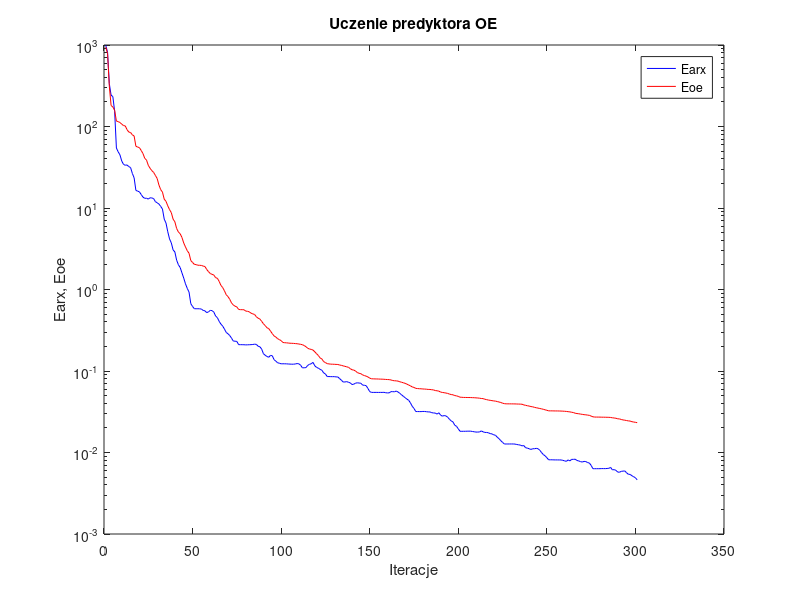
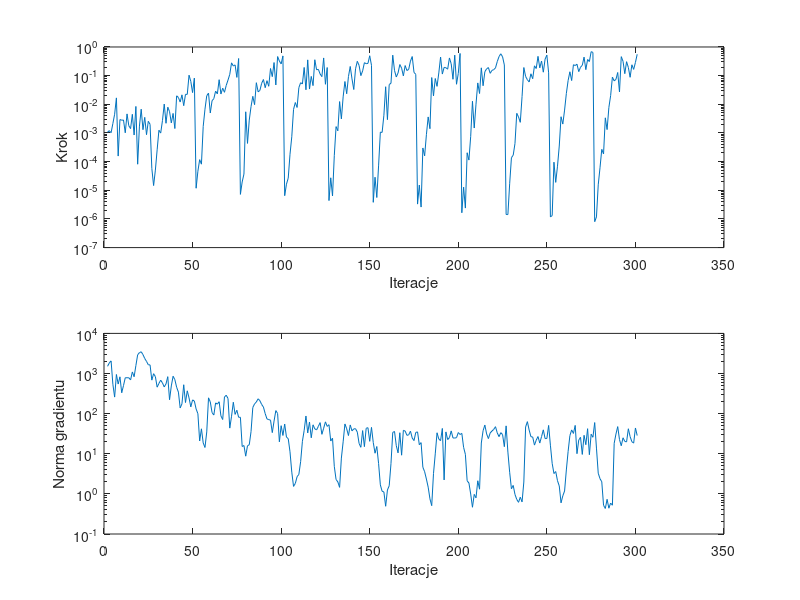

MATLAB code to generate these figures, in order:
%uczenie predyktora oe
clear all;
n=0; farx(n+1)=9.887013e+002; foe(n+1)=9.420213e+002; wspucz(n+1)=0.000000e+000; ng(n+1)=0.000000e+000;
%odnowa zmiennej metryki
n=1; farx(n+1)=8.177850e+002; foe(n+1)=7.856403e+002; krok(n+1)=1.059163e-003; ng(n+1)=1.512719e+003;
n=2; farx(n+1)=3.348693e+002; foe(n+1)=3.121174e+002; krok(n+1)=1.203868e-003; ng(n+1)=1.836140e+003;
n=3; farx(n+1)=2.427820e+002; foe(n+1)=1.813011e+002; krok(n+1)=1.019412e-003; ng(n+1)=2.063986e+003;
n=4; farx(n+1)=2.322659e+002; foe(n+1)=1.732081e+002; krok(n+1)=2.129131e-003; ng(n+1)=5.420296e+002;
n=5; farx(n+1)=1.539180e+002; foe(n+1)=1.584703e+002; krok(n+1)=4.498477e-003; ng(n+1)=2.585031e+002;
n=6; farx(n+1)=5.443923e+001; foe(n+1)=1.164424e+002; krok(n+1)=1.674442e-002; ng(n+1)=9.460493e+002;
n=7; farx(n+1)=4.893357e+001; foe(n+1)=1.148579e+002; krok(n+1)=1.562643e-004; ng(n+1)=5.461292e+002;
n=8; farx(n+1)=4.491628e+001; foe(n+1)=1.118718e+002; krok(n+1)=2.939560e-003; ng(n+1)=8.274534e+002;
n=9; farx(n+1)=3.778450e+001; foe(n+1)=1.070579e+002; krok(n+1)=2.774090e-003; ng(n+1)=3.312292e+002;
n=10; farx(n+1)=3.430588e+001; foe(n+1)=1.026586e+002; krok(n+1)=2.840497e-003; ng(n+1)=5.006852e+002;
n=11; farx(n+1)=3.346399e+001; foe(n+1)=1.017044e+002; krok(n+1)=1.013887e-003; ng(n+1)=7.844360e+002;
n=12; farx(n+1)=3.375261e+001; foe(n+1)=9.148899e+001; krok(n+1)=4.625835e-003; ng(n+1)=7.831213e+002;
n=13; farx(n+1)=3.221010e+001; foe(n+1)=8.547704e+001; krok(n+1)=1.786211e-003; ng(n+1)=7.852914e+002;
n=14; farx(n+1)=3.134027e+001; foe(n+1)=8.435545e+001; krok(n+1)=1.420248e-003; ng(n+1)=6.914645e+002;
n=15; farx(n+1)=2.657860e+001; foe(n+1)=7.908823e+001; krok(n+1)=4.474402e-003; ng(n+1)=1.095049e+003;
n=16; farx(n+1)=2.346401e+001; foe(n+1)=7.651663e+001; krok(n+1)=8.476039e-004; ng(n+1)=8.315312e+002;
n=17; farx(n+1)=1.643943e+001; foe(n+1)=5.720419e+001; krok(n+1)=8.426649e-003; ng(n+1)=1.580999e+003;
n=18; farx(n+1)=1.610070e+001; foe(n+1)=5.595296e+001; krok(n+1)=8.121727e-005; ng(n+1)=2.933524e+003;
n=19; farx(n+1)=1.578148e+001; foe(n+1)=5.501430e+001; krok(n+1)=1.735363e-003; ng(n+1)=3.311458e+003;
n=20; farx(n+1)=1.463102e+001; foe(n+1)=5.076676e+001; krok(n+1)=6.746361e-003; ng(n+1)=3.481534e+003;
n=21; farx(n+1)=1.359974e+001; foe(n+1)=4.656742e+001; krok(n+1)=1.299476e-003; ng(n+1)=2.962219e+003;
n=22; farx(n+1)=1.314301e+001; foe(n+1)=4.070063e+001; krok(n+1)=3.503934e-003; ng(n+1)=2.366746e+003;
n=23; farx(n+1)=1.319556e+001; foe(n+1)=3.870365e+001; krok(n+1)=8.713055e-004; ng(n+1)=2.003913e+003;
n=24; farx(n+1)=1.286506e+001; foe(n+1)=3.342104e+001; krok(n+1)=2.553842e-003; ng(n+1)=1.652616e+003;
n=25; farx(n+1)=1.335310e+001; foe(n+1)=3.072597e+001; krok(n+1)=2.004465e-003; ng(n+1)=1.638916e+003;
%odnowa zmiennej metryki
n=26; farx(n+1)=1.328394e+001; foe(n+1)=2.873080e+001; krok(n+1)=5.770216e-005; ng(n+1)=6.840374e+002;
n=27; farx(n+1)=1.305481e+001; foe(n+1)=2.735973e+001; krok(n+1)=1.460917e-005; ng(n+1)=9.897385e+002;
n=28; farx(n+1)=1.197209e+001; foe(n+1)=2.513600e+001; krok(n+1)=5.062882e-005; ng(n+1)=8.385183e+002;
n=29; farx(n+1)=1.159760e+001; foe(n+1)=2.304611e+001; krok(n+1)=2.594055e-004; ng(n+1)=4.569779e+002;
n=30; farx(n+1)=1.118270e+001; foe(n+1)=1.916142e+001; krok(n+1)=1.243743e-003; ng(n+1)=5.663816e+002;
n=31; farx(n+1)=1.047025e+001; foe(n+1)=1.680883e+001; krok(n+1)=9.914730e-004; ng(n+1)=6.829449e+002;
n=32; farx(n+1)=9.709927e+000; foe(n+1)=1.567034e+001; krok(n+1)=2.695374e-003; ng(n+1)=5.827542e+002;
n=33; farx(n+1)=7.301354e+000; foe(n+1)=1.282220e+001; krok(n+1)=1.019133e-002; ng(n+1)=4.640726e+002;
n=34; farx(n+1)=6.531736e+000; foe(n+1)=1.207486e+001; krok(n+1)=2.176307e-003; ng(n+1)=5.498455e+002;
n=35; farx(n+1)=5.109420e+000; foe(n+1)=1.063529e+001; krok(n+1)=7.947193e-003; ng(n+1)=8.345819e+002;
n=36; farx(n+1)=4.172229e+000; foe(n+1)=9.554047e+000; krok(n+1)=5.548179e-003; ng(n+1)=2.218652e+002;
n=37; farx(n+1)=3.728839e+000; foe(n+1)=8.774623e+000; krok(n+1)=2.241713e-003; ng(n+1)=4.906198e+002;
n=38; farx(n+1)=3.065222e+000; foe(n+1)=7.301912e+000; krok(n+1)=4.809146e-003; ng(n+1)=8.565752e+002;
n=39; farx(n+1)=2.887727e+000; foe(n+1)=6.773949e+000; krok(n+1)=1.427772e-003; ng(n+1)=7.027368e+002;
n=40; farx(n+1)=2.289674e+000; foe(n+1)=5.603442e+000; krok(n+1)=1.975379e-002; ng(n+1)=4.545761e+002;
n=41; farx(n+1)=2.011890e+000; foe(n+1)=5.072628e+000; krok(n+1)=1.729712e-002; ng(n+1)=3.441764e+002;
n=42; farx(n+1)=1.860876e+000; foe(n+1)=4.827572e+000; krok(n+1)=1.199953e-002; ng(n+1)=1.386604e+002;
n=43; farx(n+1)=1.601207e+000; foe(n+1)=4.351254e+000; krok(n+1)=2.138537e-002; ng(n+1)=1.753295e+002;
n=44; farx(n+1)=1.381724e+000; foe(n+1)=3.724463e+000; krok(n+1)=8.948804e-003; ng(n+1)=5.248483e+002;
n=45; farx(n+1)=1.172968e+000; foe(n+1)=3.325295e+000; krok(n+1)=2.223039e-002; ng(n+1)=1.890918e+002;
n=46; farx(n+1)=1.032945e+000; foe(n+1)=2.991811e+000; krok(n+1)=2.223039e-002; ng(n+1)=3.704774e+002;
n=47; farx(n+1)=9.297888e-001; foe(n+1)=2.785430e+000; krok(n+1)=1.036878e-001; ng(n+1)=2.469682e+002;
n=48; farx(n+1)=6.706123e-001; foe(n+1)=2.264355e+000; krok(n+1)=6.306675e-002; ng(n+1)=1.472881e+002;
n=49; farx(n+1)=6.181953e-001; foe(n+1)=2.146427e+000; krok(n+1)=2.560364e-002; ng(n+1)=2.201778e+002;
n=50; farx(n+1)=5.810491e-001; foe(n+1)=2.034644e+000; krok(n+1)=8.205256e-002; ng(n+1)=2.058353e+002;
%odnowa zmiennej metryki
n=51; farx(n+1)=5.806743e-001; foe(n+1)=2.018704e+000; krok(n+1)=1.178746e-005; ng(n+1)=1.307848e+002;
n=52; farx(n+1)=5.806786e-001; foe(n+1)=1.984917e+000; krok(n+1)=4.628735e-005; ng(n+1)=9.967015e+001;
n=53; farx(n+1)=5.798702e-001; foe(n+1)=1.982263e+000; krok(n+1)=1.172344e-004; ng(n+1)=2.081255e+001;
n=54; farx(n+1)=5.751629e-001; foe(n+1)=1.972876e+000; krok(n+1)=8.147519e-005; ng(n+1)=4.185705e+001;
n=55; farx(n+1)=5.536426e-001; foe(n+1)=1.938219e+000; krok(n+1)=1.694223e-003; ng(n+1)=1.863696e+001;
n=56; farx(n+1)=5.473291e-001; foe(n+1)=1.913047e+000; krok(n+1)=6.757425e-003; ng(n+1)=1.434129e+001;
n=57; farx(n+1)=5.198628e-001; foe(n+1)=1.758868e+000; krok(n+1)=1.989989e-002; ng(n+1)=3.501861e+001;
n=58; farx(n+1)=5.324356e-001; foe(n+1)=1.655217e+000; krok(n+1)=2.452306e-002; ng(n+1)=2.477434e+002;
n=59; farx(n+1)=5.545803e-001; foe(n+1)=1.569950e+000; krok(n+1)=4.974973e-003; ng(n+1)=1.957988e+002;
n=60; farx(n+1)=5.504374e-001; foe(n+1)=1.534928e+000; krok(n+1)=1.333847e-002; ng(n+1)=1.061812e+002;
n=61; farx(n+1)=5.280084e-001; foe(n+1)=1.504107e+000; krok(n+1)=1.576669e-002; ng(n+1)=9.234263e+001;
n=62; farx(n+1)=4.729015e-001; foe(n+1)=1.397920e+000; krok(n+1)=2.876644e-002; ng(n+1)=1.850935e+002;
n=63; farx(n+1)=4.510887e-001; foe(n+1)=1.372961e+000; krok(n+1)=2.307159e-002; ng(n+1)=1.725642e+002;
n=64; farx(n+1)=4.070105e-001; foe(n+1)=1.258161e+000; krok(n+1)=7.224063e-002; ng(n+1)=1.980163e+002;
n=65; farx(n+1)=3.761434e-001; foe(n+1)=1.123293e+000; krok(n+1)=2.284436e-002; ng(n+1)=8.798386e+001;
n=66; farx(n+1)=3.556428e-001; foe(n+1)=1.056426e+000; krok(n+1)=3.651364e-002; ng(n+1)=7.128961e+001;
n=67; farx(n+1)=3.268613e-001; foe(n+1)=9.628694e-001; krok(n+1)=2.622287e-002; ng(n+1)=2.598141e+002;
n=68; farx(n+1)=2.971923e-001; foe(n+1)=8.622133e-001; krok(n+1)=4.569519e-002; ng(n+1)=2.877895e+002;
n=69; farx(n+1)=2.862522e-001; foe(n+1)=8.181105e-001; krok(n+1)=7.000904e-002; ng(n+1)=2.384054e+002;
n=70; farx(n+1)=2.720364e-001; foe(n+1)=7.572133e-001; krok(n+1)=1.111619e-001; ng(n+1)=4.358195e+001;
n=71; farx(n+1)=2.528779e-001; foe(n+1)=6.841229e-001; krok(n+1)=2.800362e-001; ng(n+1)=8.613799e+001;
n=72; farx(n+1)=2.328608e-001; foe(n+1)=6.453465e-001; krok(n+1)=2.159479e-001; ng(n+1)=1.923685e+002;
n=73; farx(n+1)=2.323591e-001; foe(n+1)=6.238706e-001; krok(n+1)=2.373843e-001; ng(n+1)=9.575578e+001;
n=74; farx(n+1)=2.303993e-001; foe(n+1)=6.105558e-001; krok(n+1)=8.693674e-002; ng(n+1)=1.215781e+002;
n=75; farx(n+1)=2.105122e-001; foe(n+1)=5.693603e-001; krok(n+1)=3.963116e-001; ng(n+1)=8.106794e+001;
%odnowa zmiennej metryki
n=76; farx(n+1)=2.104195e-001; foe(n+1)=5.657702e-001; krok(n+1)=7.194757e-006; ng(n+1)=8.113434e+001;
n=77; farx(n+1)=2.103127e-001; foe(n+1)=5.654398e-001; krok(n+1)=1.954543e-005; ng(n+1)=1.513880e+001;
n=78; farx(n+1)=2.100781e-001; foe(n+1)=5.647445e-001; krok(n+1)=3.690394e-005; ng(n+1)=1.606650e+001;
n=79; farx(n+1)=2.091314e-001; foe(n+1)=5.434037e-001; krok(n+1)=5.478088e-003; ng(n+1)=8.704877e+000;
n=80; farx(n+1)=2.095976e-001; foe(n+1)=5.401743e-001; krok(n+1)=4.320082e-004; ng(n+1)=1.583105e+001;
n=81; farx(n+1)=2.100660e-001; foe(n+1)=5.323992e-001; krok(n+1)=2.817506e-003; ng(n+1)=1.674742e+001;
n=82; farx(n+1)=2.105546e-001; foe(n+1)=5.125087e-001; krok(n+1)=8.309325e-003; ng(n+1)=3.565331e+001;
n=83; farx(n+1)=2.114717e-001; foe(n+1)=5.022302e-001; krok(n+1)=1.901220e-002; ng(n+1)=1.423682e+002;
n=84; farx(n+1)=2.134167e-001; foe(n+1)=4.938898e-001; krok(n+1)=9.707132e-003; ng(n+1)=1.753449e+002;
n=85; farx(n+1)=2.121232e-001; foe(n+1)=4.631681e-001; krok(n+1)=5.671128e-002; ng(n+1)=1.952833e+002;
n=86; farx(n+1)=2.011917e-001; foe(n+1)=4.443926e-001; krok(n+1)=2.727640e-002; ng(n+1)=2.344710e+002;
n=87; farx(n+1)=1.983664e-001; foe(n+1)=4.338000e-001; krok(n+1)=3.052860e-002; ng(n+1)=2.101933e+002;
n=88; farx(n+1)=1.856719e-001; foe(n+1)=4.067596e-001; krok(n+1)=5.411858e-002; ng(n+1)=1.692704e+002;
n=89; farx(n+1)=1.629847e-001; foe(n+1)=3.799174e-001; krok(n+1)=7.326360e-002; ng(n+1)=1.458697e+002;
n=90; farx(n+1)=1.560149e-001; foe(n+1)=3.606273e-001; krok(n+1)=3.793821e-002; ng(n+1)=1.000355e+002;
n=91; farx(n+1)=1.506286e-001; foe(n+1)=3.393256e-001; krok(n+1)=6.680629e-002; ng(n+1)=7.389051e+001;
n=92; farx(n+1)=1.474454e-001; foe(n+1)=3.313249e-001; krok(n+1)=4.254539e-002; ng(n+1)=7.099721e+001;
n=93; farx(n+1)=1.554437e-001; foe(n+1)=3.088020e-001; krok(n+1)=1.775417e-001; ng(n+1)=6.884907e+001;
n=94; farx(n+1)=1.538567e-001; foe(n+1)=2.874895e-001; krok(n+1)=9.228634e-002; ng(n+1)=3.364392e+001;
n=95; farx(n+1)=1.377768e-001; foe(n+1)=2.695000e-001; krok(n+1)=2.866206e-001; ng(n+1)=6.539914e+001;
n=96; farx(n+1)=1.320762e-001; foe(n+1)=2.608430e-001; krok(n+1)=4.732206e-002; ng(n+1)=1.191203e+002;
n=97; farx(n+1)=1.261903e-001; foe(n+1)=2.491923e-001; krok(n+1)=4.635137e-001; ng(n+1)=1.009627e+002;
n=98; farx(n+1)=1.246072e-001; foe(n+1)=2.427448e-001; krok(n+1)=3.238984e-001; ng(n+1)=1.983921e+001;
n=99; farx(n+1)=1.225097e-001; foe(n+1)=2.356022e-001; krok(n+1)=2.565715e-001; ng(n+1)=5.011891e+001;
n=100; farx(n+1)=1.226789e-001; foe(n+1)=2.238836e-001; krok(n+1)=4.884576e-001; ng(n+1)=2.856885e+001;
%odnowa zmiennej metryki
n=101; farx(n+1)=1.225705e-001; foe(n+1)=2.223542e-001; krok(n+1)=6.476813e-006; ng(n+1)=5.510689e+001;
n=102; farx(n+1)=1.224397e-001; foe(n+1)=2.217137e-001; krok(n+1)=1.635753e-005; ng(n+1)=2.601078e+001;
n=103; farx(n+1)=1.219066e-001; foe(n+1)=2.204292e-001; krok(n+1)=2.657240e-005; ng(n+1)=2.378819e+001;
n=104; farx(n+1)=1.215390e-001; foe(n+1)=2.191513e-001; krok(n+1)=1.803354e-004; ng(n+1)=1.119855e+001;
n=105; farx(n+1)=1.212138e-001; foe(n+1)=2.187067e-001; krok(n+1)=7.359836e-004; ng(n+1)=3.487301e+000;
n=106; farx(n+1)=1.212555e-001; foe(n+1)=2.181619e-001; krok(n+1)=6.669234e-003; ng(n+1)=1.536065e+000;
n=107; farx(n+1)=1.219879e-001; foe(n+1)=2.170006e-001; krok(n+1)=1.153579e-002; ng(n+1)=1.819593e+000;
n=108; farx(n+1)=1.234218e-001; foe(n+1)=2.162131e-001; krok(n+1)=7.757671e-003; ng(n+1)=2.679774e+000;
n=109; farx(n+1)=1.225415e-001; foe(n+1)=2.142356e-001; krok(n+1)=3.822127e-002; ng(n+1)=3.063423e+000;
n=110; farx(n+1)=1.177326e-001; foe(n+1)=2.125330e-001; krok(n+1)=5.671128e-002; ng(n+1)=6.361086e+000;
n=111; farx(n+1)=1.093015e-001; foe(n+1)=2.102510e-001; krok(n+1)=5.119273e-002; ng(n+1)=2.045662e+001;
n=112; farx(n+1)=1.095773e-001; foe(n+1)=2.053564e-001; krok(n+1)=1.931257e-001; ng(n+1)=3.837532e+001;
n=113; farx(n+1)=1.100885e-001; foe(n+1)=1.987124e-001; krok(n+1)=3.211609e-002; ng(n+1)=8.727727e+001;
n=114; farx(n+1)=1.172417e-001; foe(n+1)=1.901220e-001; krok(n+1)=3.550835e-001; ng(n+1)=3.304496e+001;
n=115; farx(n+1)=1.207493e-001; foe(n+1)=1.861349e-001; krok(n+1)=3.406610e-002; ng(n+1)=6.186711e+001;
n=116; farx(n+1)=1.229003e-001; foe(n+1)=1.840521e-001; krok(n+1)=9.406594e-002; ng(n+1)=2.499853e+001;
n=117; farx(n+1)=1.275205e-001; foe(n+1)=1.805937e-001; krok(n+1)=4.486659e-002; ng(n+1)=5.265128e+001;
n=118; farx(n+1)=1.157504e-001; foe(n+1)=1.719134e-001; krok(n+1)=3.589327e-001; ng(n+1)=4.171669e+001;
n=119; farx(n+1)=1.108193e-001; foe(n+1)=1.628581e-001; krok(n+1)=1.601162e-001; ng(n+1)=3.929772e+001;
n=120; farx(n+1)=1.082336e-001; foe(n+1)=1.549146e-001; krok(n+1)=1.659775e-001; ng(n+1)=4.814792e+001;
n=121; farx(n+1)=1.047778e-001; foe(n+1)=1.446361e-001; krok(n+1)=1.143200e-001; ng(n+1)=5.972280e+001;
n=122; farx(n+1)=1.020420e-001; foe(n+1)=1.404986e-001; krok(n+1)=9.228634e-002; ng(n+1)=3.050658e+001;
n=123; farx(n+1)=9.481679e-002; foe(n+1)=1.303328e-001; krok(n+1)=4.147513e-001; ng(n+1)=4.328426e+001;
n=124; farx(n+1)=9.195502e-002; foe(n+1)=1.269527e-001; krok(n+1)=4.995426e-002; ng(n+1)=6.242174e+001;
n=125; farx(n+1)=8.549006e-002; foe(n+1)=1.230529e-001; krok(n+1)=1.919189e-001; ng(n+1)=4.804300e+001;
%odnowa zmiennej metryki
n=126; farx(n+1)=8.544473e-002; foe(n+1)=1.221844e-001; krok(n+1)=4.368453e-006; ng(n+1)=5.307039e+001;
n=127; farx(n+1)=8.528920e-002; foe(n+1)=1.213583e-001; krok(n+1)=2.726938e-005; ng(n+1)=2.074359e+001;
n=128; farx(n+1)=8.523095e-002; foe(n+1)=1.211410e-001; krok(n+1)=6.325379e-006; ng(n+1)=2.447835e+001;
n=129; farx(n+1)=8.528671e-002; foe(n+1)=1.208833e-001; krok(n+1)=1.614953e-004; ng(n+1)=4.857666e+000;
n=130; farx(n+1)=8.461704e-002; foe(n+1)=1.204531e-001; krok(n+1)=1.667309e-003; ng(n+1)=2.283428e+000;
n=131; farx(n+1)=8.454250e-002; foe(n+1)=1.202592e-001; krok(n+1)=1.187780e-003; ng(n+1)=1.992483e+000;
n=132; farx(n+1)=8.067575e-002; foe(n+1)=1.184812e-001; krok(n+1)=1.244697e-002; ng(n+1)=1.454197e+000;
n=133; farx(n+1)=7.719097e-002; foe(n+1)=1.173012e-001; krok(n+1)=3.096185e-003; ng(n+1)=7.806002e+000;
n=134; farx(n+1)=7.333258e-002; foe(n+1)=1.156635e-001; krok(n+1)=1.818608e-002; ng(n+1)=1.986091e+001;
n=135; farx(n+1)=7.331584e-002; foe(n+1)=1.140808e-001; krok(n+1)=6.240867e-002; ng(n+1)=5.538905e+001;
n=136; farx(n+1)=7.413013e-002; foe(n+1)=1.125551e-001; krok(n+1)=2.331822e-002; ng(n+1)=4.190611e+001;
n=137; farx(n+1)=7.271049e-002; foe(n+1)=1.110207e-001; krok(n+1)=9.327289e-002; ng(n+1)=2.842249e+001;
n=138; farx(n+1)=7.150213e-002; foe(n+1)=1.069333e-001; krok(n+1)=2.093785e-001; ng(n+1)=5.227681e+001;
n=139; farx(n+1)=6.824092e-002; foe(n+1)=1.035910e-001; krok(n+1)=7.694633e-002; ng(n+1)=3.718226e+001;
n=140; farx(n+1)=6.893120e-002; foe(n+1)=1.026664e-001; krok(n+1)=3.281725e-002; ng(n+1)=4.165393e+001;
n=141; farx(n+1)=7.092127e-002; foe(n+1)=9.989077e-002; krok(n+1)=1.738735e-001; ng(n+1)=4.211212e+001;
n=142; farx(n+1)=7.166398e-002; foe(n+1)=9.579991e-002; krok(n+1)=3.167854e-001; ng(n+1)=3.455983e+001;
n=143; farx(n+1)=7.118711e-002; foe(n+1)=9.371052e-002; krok(n+1)=2.268451e-001; ng(n+1)=1.809318e+001;
n=144; farx(n+1)=7.076908e-002; foe(n+1)=9.271196e-002; krok(n+1)=1.001107e-001; ng(n+1)=1.448864e+001;
n=145; farx(n+1)=6.714305e-002; foe(n+1)=8.951761e-002; krok(n+1)=1.463429e-001; ng(n+1)=3.777963e+001;
n=146; farx(n+1)=6.682427e-002; foe(n+1)=8.795860e-002; krok(n+1)=2.833785e-001; ng(n+1)=1.504441e+001;
n=147; farx(n+1)=6.599011e-002; foe(n+1)=8.643386e-002; krok(n+1)=2.611580e-001; ng(n+1)=4.310138e+001;
n=148; farx(n+1)=6.105966e-002; foe(n+1)=8.451979e-002; krok(n+1)=2.670983e-001; ng(n+1)=4.466323e+001;
n=149; farx(n+1)=5.584424e-002; foe(n+1)=8.173227e-002; krok(n+1)=4.951781e-001; ng(n+1)=2.041209e+001;
n=150; farx(n+1)=5.465146e-002; foe(n+1)=8.023101e-002; krok(n+1)=2.293950e-001; ng(n+1)=4.545084e+001;
%odnowa zmiennej metryki
n=151; farx(n+1)=5.465066e-002; foe(n+1)=8.015064e-002; krok(n+1)=3.799239e-006; ng(n+1)=1.907590e+001;
n=152; farx(n+1)=5.464594e-002; foe(n+1)=7.993945e-002; krok(n+1)=2.857275e-005; ng(n+1)=1.031492e+001;
n=153; farx(n+1)=5.464744e-002; foe(n+1)=7.986621e-002; krok(n+1)=5.597181e-006; ng(n+1)=1.516658e+001;
n=154; farx(n+1)=5.458265e-002; foe(n+1)=7.972225e-002; krok(n+1)=7.092424e-005; ng(n+1)=5.741070e+000;
n=155; farx(n+1)=5.466140e-002; foe(n+1)=7.948753e-002; krok(n+1)=1.070672e-003; ng(n+1)=1.677267e+000;
n=156; farx(n+1)=5.458963e-002; foe(n+1)=7.941767e-002; krok(n+1)=1.043848e-003; ng(n+1)=1.160464e+000;
n=157; farx(n+1)=5.477234e-002; foe(n+1)=7.915067e-002; krok(n+1)=4.150488e-003; ng(n+1)=1.117138e+000;
n=158; farx(n+1)=5.415376e-002; foe(n+1)=7.882206e-002; krok(n+1)=4.102628e-002; ng(n+1)=4.916471e-001;
n=159; farx(n+1)=5.384210e-002; foe(n+1)=7.857482e-002; krok(n+1)=2.918223e-003; ng(n+1)=1.250989e+000;
n=160; farx(n+1)=5.398659e-002; foe(n+1)=7.839473e-002; krok(n+1)=4.895097e-002; ng(n+1)=1.593364e+000;
n=161; farx(n+1)=5.581185e-002; foe(n+1)=7.767091e-002; krok(n+1)=5.424665e-002; ng(n+1)=5.664734e+000;
n=162; farx(n+1)=5.579938e-002; foe(n+1)=7.642587e-002; krok(n+1)=5.183452e-001; ng(n+1)=3.403488e+001;
n=163; farx(n+1)=5.563942e-002; foe(n+1)=7.592184e-002; krok(n+1)=1.514569e-001; ng(n+1)=3.592959e+001;
n=164; farx(n+1)=5.675859e-002; foe(n+1)=7.570313e-002; krok(n+1)=8.973423e-002; ng(n+1)=1.590196e+001;
n=165; farx(n+1)=5.523771e-002; foe(n+1)=7.514377e-002; krok(n+1)=1.245141e-001; ng(n+1)=1.051654e+001;
n=166; farx(n+1)=5.318738e-002; foe(n+1)=7.376816e-002; krok(n+1)=2.442288e-001; ng(n+1)=3.343517e+001;
n=167; farx(n+1)=5.096178e-002; foe(n+1)=7.275564e-002; krok(n+1)=1.827549e-001; ng(n+1)=9.208970e+000;
n=168; farx(n+1)=4.888285e-002; foe(n+1)=7.171160e-002; krok(n+1)=9.809225e-002; ng(n+1)=3.839345e+001;
n=169; farx(n+1)=4.707372e-002; foe(n+1)=7.054012e-002; krok(n+1)=2.250273e-001; ng(n+1)=3.680438e+001;
n=170; farx(n+1)=4.516906e-002; foe(n+1)=6.897149e-002; krok(n+1)=1.507961e-001; ng(n+1)=2.878678e+001;
n=171; farx(n+1)=4.372002e-002; foe(n+1)=6.725708e-002; krok(n+1)=1.653712e-001; ng(n+1)=2.961965e+001;
n=172; farx(n+1)=4.061812e-002; foe(n+1)=6.572627e-002; krok(n+1)=3.224739e-001; ng(n+1)=3.658369e+001;
n=173; farx(n+1)=3.689753e-002; foe(n+1)=6.378465e-002; krok(n+1)=4.641165e-001; ng(n+1)=2.472465e+001;
n=174; farx(n+1)=3.472283e-002; foe(n+1)=6.287251e-002; krok(n+1)=1.297327e-001; ng(n+1)=2.128887e+001;
n=175; farx(n+1)=3.180215e-002; foe(n+1)=6.121761e-002; krok(n+1)=1.111619e-001; ng(n+1)=3.403823e+001;
%odnowa zmiennej metryki
n=176; farx(n+1)=3.179918e-002; foe(n+1)=6.093130e-002; krok(n+1)=3.294814e-006; ng(n+1)=3.509727e+001;
n=177; farx(n+1)=3.176990e-002; foe(n+1)=6.060084e-002; krok(n+1)=1.519948e-005; ng(n+1)=1.678583e+001;
n=178; farx(n+1)=3.176422e-002; foe(n+1)=6.052667e-002; krok(n+1)=2.595332e-006; ng(n+1)=1.895030e+001;
n=179; farx(n+1)=3.189547e-002; foe(n+1)=6.017328e-002; krok(n+1)=3.000226e-004; ng(n+1)=4.610740e+000;
n=180; farx(n+1)=3.187270e-002; foe(n+1)=6.004662e-002; krok(n+1)=1.592395e-004; ng(n+1)=3.566913e+000;
n=181; farx(n+1)=3.169333e-002; foe(n+1)=5.979506e-002; krok(n+1)=8.714006e-004; ng(n+1)=2.340656e+000;
n=182; farx(n+1)=3.147239e-002; foe(n+1)=5.942703e-002; krok(n+1)=3.625910e-003; ng(n+1)=1.470461e+000;
n=183; farx(n+1)=3.147054e-002; foe(n+1)=5.938893e-002; krok(n+1)=1.406933e-003; ng(n+1)=7.515016e-001;
n=184; farx(n+1)=3.083522e-002; foe(n+1)=5.893786e-002; krok(n+1)=8.589342e-002; ng(n+1)=5.088469e-001;
n=185; farx(n+1)=3.054982e-002; foe(n+1)=5.863871e-002; krok(n+1)=1.960331e-002; ng(n+1)=3.197237e+000;
n=186; farx(n+1)=3.047982e-002; foe(n+1)=5.753651e-002; krok(n+1)=7.951514e-002; ng(n+1)=9.953126e+000;
n=187; farx(n+1)=2.959186e-002; foe(n+1)=5.722164e-002; krok(n+1)=4.226396e-002; ng(n+1)=3.334599e+001;
n=188; farx(n+1)=3.072760e-002; foe(n+1)=5.662947e-002; krok(n+1)=1.241227e-001; ng(n+1)=2.328888e+001;
n=189; farx(n+1)=2.879056e-002; foe(n+1)=5.517865e-002; krok(n+1)=4.461084e-001; ng(n+1)=2.121217e+001;
n=190; farx(n+1)=2.792849e-002; foe(n+1)=5.455647e-002; krok(n+1)=1.136129e-001; ng(n+1)=4.274897e+001;
n=191; farx(n+1)=2.838713e-002; foe(n+1)=5.420839e-002; krok(n+1)=1.940886e-001; ng(n+1)=2.227226e+000;
n=192; farx(n+1)=2.813799e-002; foe(n+1)=5.364180e-002; krok(n+1)=1.892883e-001; ng(n+1)=3.506431e+001;
n=193; farx(n+1)=2.711919e-002; foe(n+1)=5.311192e-002; krok(n+1)=1.677703e-001; ng(n+1)=2.258895e+001;
n=194; farx(n+1)=2.559147e-002; foe(n+1)=5.210642e-002; krok(n+1)=4.144507e-001; ng(n+1)=2.524332e+001;
n=195; farx(n+1)=2.443560e-002; foe(n+1)=5.139224e-002; krok(n+1)=2.591726e-001; ng(n+1)=3.713647e+001;
n=196; farx(n+1)=2.372349e-002; foe(n+1)=5.105353e-002; krok(n+1)=7.470580e-002; ng(n+1)=2.479249e+001;
n=197; farx(n+1)=2.163868e-002; foe(n+1)=4.995500e-002; krok(n+1)=5.189310e-001; ng(n+1)=2.462030e+001;
n=198; farx(n+1)=2.095629e-002; foe(n+1)=4.955100e-002; krok(n+1)=5.005537e-002; ng(n+1)=2.520696e+001;
n=199; farx(n+1)=1.951009e-002; foe(n+1)=4.878619e-002; krok(n+1)=1.202721e-001; ng(n+1)=3.380214e+001;
n=200; farx(n+1)=1.819867e-002; foe(n+1)=4.768584e-002; krok(n+1)=5.945315e-001; ng(n+1)=3.017690e+001;
%odnowa zmiennej metryki
n=201; farx(n+1)=1.819919e-002; foe(n+1)=4.757948e-002; krok(n+1)=1.642963e-006; ng(n+1)=3.221075e+001;
n=202; farx(n+1)=1.821429e-002; foe(n+1)=4.738140e-002; krok(n+1)=1.285784e-005; ng(n+1)=1.444878e+001;
n=203; farx(n+1)=1.821527e-002; foe(n+1)=4.736650e-002; krok(n+1)=2.392982e-006; ng(n+1)=9.675490e+000;
n=204; farx(n+1)=1.826073e-002; foe(n+1)=4.729962e-002; krok(n+1)=2.039564e-004; ng(n+1)=2.115956e+000;
n=205; farx(n+1)=1.827188e-002; foe(n+1)=4.727392e-002; krok(n+1)=1.133097e-004; ng(n+1)=1.867919e+000;
n=206; farx(n+1)=1.827202e-002; foe(n+1)=4.723063e-002; krok(n+1)=7.581588e-004; ng(n+1)=9.921269e-001;
n=207; farx(n+1)=1.810150e-002; foe(n+1)=4.710296e-002; krok(n+1)=1.278285e-002; ng(n+1)=4.644818e-001;
n=208; farx(n+1)=1.797401e-002; foe(n+1)=4.702746e-002; krok(n+1)=1.486486e-003; ng(n+1)=9.721117e-001;
n=209; farx(n+1)=1.780159e-002; foe(n+1)=4.681961e-002; krok(n+1)=1.012568e-002; ng(n+1)=7.978103e-001;
n=210; farx(n+1)=1.782919e-002; foe(n+1)=4.666046e-002; krok(n+1)=5.576964e-002; ng(n+1)=2.123555e+000;
n=211; farx(n+1)=1.786636e-002; foe(n+1)=4.638373e-002; krok(n+1)=2.378798e-002; ng(n+1)=1.308886e+000;
n=212; farx(n+1)=1.840327e-002; foe(n+1)=4.599536e-002; krok(n+1)=1.872762e-001; ng(n+1)=1.852270e+001;
n=213; farx(n+1)=1.793441e-002; foe(n+1)=4.584833e-002; krok(n+1)=4.438543e-002; ng(n+1)=3.762119e+001;
n=214; farx(n+1)=1.763633e-002; foe(n+1)=4.501123e-002; krok(n+1)=1.372911e-001; ng(n+1)=5.191201e+001;
n=215; farx(n+1)=1.762128e-002; foe(n+1)=4.456042e-002; krok(n+1)=1.732520e-001; ng(n+1)=3.118242e+001;
n=216; farx(n+1)=1.746858e-002; foe(n+1)=4.399134e-002; krok(n+1)=1.913888e-001; ng(n+1)=2.388504e+001;
n=217; farx(n+1)=1.705704e-002; foe(n+1)=4.368106e-002; krok(n+1)=1.204927e-001; ng(n+1)=3.295870e+001;
n=218; farx(n+1)=1.691827e-002; foe(n+1)=4.331206e-002; krok(n+1)=1.525346e-001; ng(n+1)=3.682707e+001;
n=219; farx(n+1)=1.648910e-002; foe(n+1)=4.293639e-002; krok(n+1)=1.620110e-001; ng(n+1)=4.038182e+001;
n=220; farx(n+1)=1.626917e-002; foe(n+1)=4.270700e-002; krok(n+1)=1.865388e-001; ng(n+1)=4.730885e+001;
n=221; farx(n+1)=1.541576e-002; foe(n+1)=4.217718e-002; krok(n+1)=3.091610e-001; ng(n+1)=3.320642e+001;
n=222; farx(n+1)=1.477213e-002; foe(n+1)=4.165259e-002; krok(n+1)=4.635137e-001; ng(n+1)=2.669090e+001;
n=223; farx(n+1)=1.396682e-002; foe(n+1)=4.107475e-002; krok(n+1)=5.792353e-001; ng(n+1)=3.359211e+001;
n=224; farx(n+1)=1.331263e-002; foe(n+1)=4.027509e-002; krok(n+1)=4.536903e-001; ng(n+1)=3.002841e+001;
n=225; farx(n+1)=1.271966e-002; foe(n+1)=3.976200e-002; krok(n+1)=2.353350e-001; ng(n+1)=1.502595e+001;
%odnowa zmiennej metryki
n=226; farx(n+1)=1.271956e-002; foe(n+1)=3.955295e-002; krok(n+1)=1.430422e-006; ng(n+1)=4.955573e+001;
n=227; farx(n+1)=1.272033e-002; foe(n+1)=3.954091e-002; krok(n+1)=1.418671e-006; ng(n+1)=1.100965e+001;
n=228; farx(n+1)=1.272372e-002; foe(n+1)=3.952933e-002; krok(n+1)=1.684728e-005; ng(n+1)=3.462069e+000;
n=229; farx(n+1)=1.272964e-002; foe(n+1)=3.950901e-002; krok(n+1)=1.374956e-004; ng(n+1)=1.338191e+000;
n=230; farx(n+1)=1.272472e-002; foe(n+1)=3.948509e-002; krok(n+1)=1.673718e-004; ng(n+1)=1.625263e+000;
n=231; farx(n+1)=1.268924e-002; foe(n+1)=3.946230e-002; krok(n+1)=4.283785e-004; ng(n+1)=9.697017e-001;
n=232; farx(n+1)=1.253870e-002; foe(n+1)=3.935613e-002; krok(n+1)=4.838912e-003; ng(n+1)=7.292256e-001;
n=233; farx(n+1)=1.243733e-002; foe(n+1)=3.930810e-002; krok(n+1)=3.621201e-003; ng(n+1)=6.161465e-001;
n=234; farx(n+1)=1.232994e-002; foe(n+1)=3.923698e-002; krok(n+1)=2.349366e-003; ng(n+1)=8.267225e-001;
n=235; farx(n+1)=1.205812e-002; foe(n+1)=3.909601e-002; krok(n+1)=1.871346e-002; ng(n+1)=6.315747e-001;
n=236; farx(n+1)=1.216750e-002; foe(n+1)=3.831464e-002; krok(n+1)=1.919189e-001; ng(n+1)=1.976402e+000;
n=237; farx(n+1)=1.143950e-002; foe(n+1)=3.795407e-002; krok(n+1)=9.353615e-002; ng(n+1)=4.642647e+001;
n=238; farx(n+1)=1.131951e-002; foe(n+1)=3.746390e-002; krok(n+1)=7.224169e-002; ng(n+1)=6.317035e+001;
n=239; farx(n+1)=1.112072e-002; foe(n+1)=3.716055e-002; krok(n+1)=6.004768e-002; ng(n+1)=3.901621e+001;
n=240; farx(n+1)=1.090458e-002; foe(n+1)=3.660728e-002; krok(n+1)=1.160291e-001; ng(n+1)=2.659444e+001;
n=241; farx(n+1)=1.112923e-002; foe(n+1)=3.637772e-002; krok(n+1)=7.808311e-002; ng(n+1)=2.619566e+001;
n=242; farx(n+1)=1.111665e-002; foe(n+1)=3.580156e-002; krok(n+1)=2.203117e-001; ng(n+1)=1.643485e+001;
n=243; farx(n+1)=1.125620e-002; foe(n+1)=3.542833e-002; krok(n+1)=1.775417e-001; ng(n+1)=2.183971e+001;
n=244; farx(n+1)=1.112775e-002; foe(n+1)=3.506376e-002; krok(n+1)=4.714530e-001; ng(n+1)=2.687244e+001;
n=245; farx(n+1)=1.066239e-002; foe(n+1)=3.467450e-002; krok(n+1)=1.867662e-001; ng(n+1)=1.846896e+001;
n=246; farx(n+1)=9.983750e-003; foe(n+1)=3.433722e-002; krok(n+1)=3.238984e-001; ng(n+1)=2.677286e+001;
n=247; farx(n+1)=9.437749e-003; foe(n+1)=3.388318e-002; krok(n+1)=1.320338e-001; ng(n+1)=3.945472e+001;
n=248; farx(n+1)=9.107587e-003; foe(n+1)=3.342561e-002; krok(n+1)=3.768236e-001; ng(n+1)=2.389793e+001;
n=249; farx(n+1)=8.633333e-003; foe(n+1)=3.295572e-002; krok(n+1)=5.203615e-001; ng(n+1)=2.402396e+001;
n=250; farx(n+1)=8.138348e-003; foe(n+1)=3.245537e-002; krok(n+1)=1.253606e-001; ng(n+1)=5.085924e+001;
%odnowa zmiennej metryki
n=251; farx(n+1)=8.138595e-003; foe(n+1)=3.243689e-002; krok(n+1)=1.176374e-006; ng(n+1)=1.634715e+001;
n=252; farx(n+1)=8.138559e-003; foe(n+1)=3.243409e-002; krok(n+1)=1.306002e-006; ng(n+1)=5.758640e+000;
n=253; farx(n+1)=8.115753e-003; foe(n+1)=3.237392e-002; krok(n+1)=9.560737e-005; ng(n+1)=3.215115e+000;
n=254; farx(n+1)=8.113305e-003; foe(n+1)=3.236250e-002; krok(n+1)=1.886969e-005; ng(n+1)=3.608137e+000;
n=255; farx(n+1)=8.108857e-003; foe(n+1)=3.234694e-002; krok(n+1)=6.933884e-005; ng(n+1)=2.133337e+000;
n=256; farx(n+1)=8.105021e-003; foe(n+1)=3.230728e-002; krok(n+1)=3.505202e-004; ng(n+1)=1.573763e+000;
n=257; farx(n+1)=8.101085e-003; foe(n+1)=3.225281e-002; krok(n+1)=3.683227e-003; ng(n+1)=5.981024e-001;
n=258; farx(n+1)=8.019086e-003; foe(n+1)=3.216517e-002; krok(n+1)=2.043687e-003; ng(n+1)=8.941417e-001;
n=259; farx(n+1)=7.900401e-003; foe(n+1)=3.205385e-002; krok(n+1)=6.283621e-003; ng(n+1)=1.178660e+000;
n=260; farx(n+1)=7.790299e-003; foe(n+1)=3.191825e-002; krok(n+1)=2.384691e-002; ng(n+1)=3.949508e+000;
n=261; farx(n+1)=8.115786e-003; foe(n+1)=3.169345e-002; krok(n+1)=6.754791e-002; ng(n+1)=1.144235e+001;
n=262; farx(n+1)=7.891189e-003; foe(n+1)=3.150683e-002; krok(n+1)=1.365450e-001; ng(n+1)=2.835254e+001;
n=263; farx(n+1)=8.239768e-003; foe(n+1)=3.116113e-002; krok(n+1)=6.736795e-002; ng(n+1)=3.929630e+001;
n=264; farx(n+1)=8.236076e-003; foe(n+1)=3.093763e-002; krok(n+1)=2.405585e-001; ng(n+1)=3.211018e+001;
n=265; farx(n+1)=8.276286e-003; foe(n+1)=3.032127e-002; krok(n+1)=2.249366e-001; ng(n+1)=5.090204e+001;
n=266; farx(n+1)=7.981112e-003; foe(n+1)=3.006260e-002; krok(n+1)=2.507999e-001; ng(n+1)=1.004117e+001;
n=267; farx(n+1)=7.878529e-003; foe(n+1)=2.988458e-002; krok(n+1)=1.380129e-001; ng(n+1)=2.196021e+001;
n=268; farx(n+1)=7.731436e-003; foe(n+1)=2.960577e-002; krok(n+1)=1.961845e-001; ng(n+1)=2.570774e+001;
n=269; farx(n+1)=7.637837e-003; foe(n+1)=2.937798e-002; krok(n+1)=2.301336e-001; ng(n+1)=9.621568e+000;
n=270; farx(n+1)=7.780265e-003; foe(n+1)=2.912967e-002; krok(n+1)=4.429363e-001; ng(n+1)=2.886859e+001;
n=271; farx(n+1)=7.738181e-003; foe(n+1)=2.900113e-002; krok(n+1)=1.620110e-001; ng(n+1)=1.682903e+001;
n=272; farx(n+1)=7.523273e-003; foe(n+1)=2.876180e-002; krok(n+1)=3.655097e-001; ng(n+1)=4.215224e+001;
n=273; farx(n+1)=7.428111e-003; foe(n+1)=2.856690e-002; krok(n+1)=3.098762e-001; ng(n+1)=9.468385e+000;
n=274; farx(n+1)=6.943935e-003; foe(n+1)=2.797536e-002; krok(n+1)=6.871474e-001; ng(n+1)=3.073164e+001;
n=275; farx(n+1)=6.329252e-003; foe(n+1)=2.742037e-002; krok(n+1)=6.449478e-001; ng(n+1)=2.575502e+001;
%odnowa zmiennej metryki
n=276; farx(n+1)=6.328580e-003; foe(n+1)=2.722161e-002; krok(n+1)=8.022765e-007; ng(n+1)=5.992088e+001;
n=277; farx(n+1)=6.329073e-003; foe(n+1)=2.720918e-002; krok(n+1)=1.176374e-006; ng(n+1)=1.383174e+001;
n=278; farx(n+1)=6.330703e-003; foe(n+1)=2.719868e-002; krok(n+1)=1.552186e-005; ng(n+1)=3.275704e+000;
n=279; farx(n+1)=6.331692e-003; foe(n+1)=2.718058e-002; krok(n+1)=6.097986e-005; ng(n+1)=2.391896e+000;
n=280; farx(n+1)=6.350396e-003; foe(n+1)=2.711793e-002; krok(n+1)=2.681146e-004; ng(n+1)=2.002845e+000;
n=281; farx(n+1)=6.347092e-003; foe(n+1)=2.711511e-002; krok(n+1)=1.858107e-004; ng(n+1)=5.197431e-001;
n=282; farx(n+1)=6.342649e-003; foe(n+1)=2.708845e-002; krok(n+1)=3.374186e-003; ng(n+1)=4.329797e-001;
n=283; farx(n+1)=6.369096e-003; foe(n+1)=2.704463e-002; krok(n+1)=1.310706e-003; ng(n+1)=7.336021e-001;
n=284; farx(n+1)=6.401960e-003; foe(n+1)=2.702186e-002; krok(n+1)=7.713140e-003; ng(n+1)=4.392651e-001;
n=285; farx(n+1)=6.560966e-003; foe(n+1)=2.690817e-002; krok(n+1)=2.011176e-002; ng(n+1)=5.900451e-001;
n=286; farx(n+1)=6.116867e-003; foe(n+1)=2.667391e-002; krok(n+1)=8.877087e-002; ng(n+1)=5.219611e-001;
n=287; farx(n+1)=6.169747e-003; foe(n+1)=2.651344e-002; krok(n+1)=6.561970e-002; ng(n+1)=1.819292e+001;
n=288; farx(n+1)=6.034757e-003; foe(n+1)=2.630535e-002; krok(n+1)=7.406706e-002; ng(n+1)=3.091144e+001;
n=289; farx(n+1)=5.757844e-003; foe(n+1)=2.590984e-002; krok(n+1)=1.288588e-001; ng(n+1)=4.749501e+001;
n=290; farx(n+1)=5.724178e-003; foe(n+1)=2.583421e-002; krok(n+1)=2.693892e-002; ng(n+1)=2.251110e+001;
n=291; farx(n+1)=5.876988e-003; foe(n+1)=2.540562e-002; krok(n+1)=4.602673e-001; ng(n+1)=1.584095e+001;
n=292; farx(n+1)=5.906405e-003; foe(n+1)=2.510775e-002; krok(n+1)=3.164556e-001; ng(n+1)=2.501081e+001;
n=293; farx(n+1)=5.945367e-003; foe(n+1)=2.490726e-002; krok(n+1)=1.171506e-001; ng(n+1)=2.030486e+001;
n=294; farx(n+1)=5.634795e-003; foe(n+1)=2.467643e-002; krok(n+1)=3.072829e-001; ng(n+1)=1.976812e+001;
n=295; farx(n+1)=5.409497e-003; foe(n+1)=2.442541e-002; krok(n+1)=1.931257e-001; ng(n+1)=4.201111e+001;
n=296; farx(n+1)=5.383741e-003; foe(n+1)=2.432246e-002; krok(n+1)=8.764941e-002; ng(n+1)=2.677160e+001;
n=297; farx(n+1)=5.189281e-003; foe(n+1)=2.389752e-002; krok(n+1)=2.393567e-001; ng(n+1)=1.991717e+001;
n=298; farx(n+1)=5.043994e-003; foe(n+1)=2.364963e-002; krok(n+1)=1.653712e-001; ng(n+1)=1.843508e+001;
n=299; farx(n+1)=4.899415e-003; foe(n+1)=2.346164e-002; krok(n+1)=2.893371e-001; ng(n+1)=4.388746e+001;
n=300; farx(n+1)=4.612711e-003; foe(n+1)=2.321916e-002; krok(n+1)=5.570755e-001; ng(n+1)=2.845897e+001;

figure; semilogy(farx,'b'); hold on; semilogy(foe,'r'); xlabel('Iteracje'); ylabel('Earx, Eoe'); legend('Earx','Eoe'); title('Uczenie predyktora OE');
figure; subplot(2,1,1); semilogy(krok); xlabel('Iteracje'); ylabel('Krok');
subplot(2,1,2); semilogy(ng); xlabel('Iteracje'); ylabel('Norma gradientu');
Earx=farx(n+1)
Eoe=foe(n+1)
